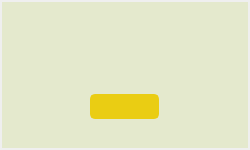
<?xml version="1.0" encoding="UTF-8"?>
<ui version="4.0">
 <class>Error</class>
 <widget class="QDialog" name="Error">
  <property name="geometry">
   <rect>
    <x>0</x>
    <y>0</y>
    <width>250</width>
    <height>150</height>
   </rect>
  </property>
  <property name="minimumSize">
   <size>
    <width>250</width>
    <height>150</height>
   </size>
  </property>
  <property name="maximumSize">
   <size>
    <width>250</width>
    <height>150</height>
   </size>
  </property>
  <property name="windowTitle">
   <string>Dialog</string>
  </property>
  <layout class="QHBoxLayout" name="horizontalLayout">
   <property name="spacing">
    <number>0</number>
   </property>
   <property name="leftMargin">
    <number>0</number>
   </property>
   <property name="topMargin">
    <number>0</number>
   </property>
   <property name="rightMargin">
    <number>0</number>
   </property>
   <property name="bottomMargin">
    <number>0</number>
   </property>
   <item>
    <widget class="QFrame" name="frame">
     <property name="styleSheet">
      <string notr="true">background:qradialgradient(cx:0, cy:0, radius:1, fx:0,fy:0,
                  stop:0 #22a241, stop:1 #eacd13);</string>
     </property>
     <property name="frameShape">
      <enum>QFrame::NoFrame</enum>
     </property>
     <property name="frameShadow">
      <enum>QFrame::Plain</enum>
     </property>
     <layout class="QVBoxLayout" name="verticalLayout">
      <property name="spacing">
       <number>0</number>
      </property>
      <property name="leftMargin">
       <number>2</number>
      </property>
      <property name="topMargin">
       <number>2</number>
      </property>
      <property name="rightMargin">
       <number>2</number>
      </property>
      <property name="bottomMargin">
       <number>2</number>
      </property>
      <item>
       <widget class="QFrame" name="frame_top">
        <property name="minimumSize">
         <size>
          <width>0</width>
          <height>55</height>
         </size>
        </property>
        <property name="maximumSize">
         <size>
          <width>16777215</width>
          <height>55</height>
         </size>
        </property>
        <property name="styleSheet">
         <string notr="true">background:#e4e9cd;</string>
        </property>
        <property name="frameShape">
         <enum>QFrame::NoFrame</enum>
        </property>
        <property name="frameShadow">
         <enum>QFrame::Plain</enum>
        </property>
        <layout class="QHBoxLayout" name="horizontalLayout_2">
         <property name="spacing">
          <number>5</number>
         </property>
         <property name="leftMargin">
          <number>15</number>
         </property>
         <property name="topMargin">
          <number>5</number>
         </property>
         <property name="rightMargin">
          <number>0</number>
         </property>
         <property name="bottomMargin">
          <number>0</number>
         </property>
         <item>
          <widget class="QLabel" name="lab_icon">
           <property name="minimumSize">
            <size>
             <width>35</width>
             <height>35</height>
            </size>
           </property>
           <property name="maximumSize">
            <size>
             <width>35</width>
             <height>35</height>
            </size>
           </property>
           <property name="text">
            <string/>
           </property>
          </widget>
         </item>
         <item>
          <widget class="QLabel" name="lab_heading">
           <property name="font">
            <font>
             <family>Segoe UI</family>
             <pointsize>12</pointsize>
            </font>
           </property>
           <property name="styleSheet">
            <string notr="true">color:#04130a;</string>
           </property>
           <property name="text">
            <string/>
           </property>
           <property name="wordWrap">
            <bool>true</bool>
           </property>
          </widget>
         </item>
        </layout>
       </widget>
      </item>
      <item>
       <widget class="QFrame" name="frame_bottom">
        <property name="styleSheet">
         <string notr="true">background:#e4e9cd;</string>
        </property>
        <property name="frameShape">
         <enum>QFrame::NoFrame</enum>
        </property>
        <property name="frameShadow">
         <enum>QFrame::Plain</enum>
        </property>
        <layout class="QGridLayout" name="gridLayout">
         <property name="bottomMargin">
          <number>0</number>
         </property>
         <item row="0" column="0">
          <widget class="QPushButton" name="bn_ok">
           <property name="minimumSize">
            <size>
             <width>69</width>
             <height>25</height>
            </size>
           </property>
           <property name="maximumSize">
            <size>
             <width>69</width>
             <height>25</height>
            </size>
           </property>
           <property name="styleSheet">
            <string notr="true">QPushButton {
	border: 2px solid #eacd13;
	border-radius: 5px;	
	color:#04130a;
	background-color: #eacd13;
}
QPushButton:hover {
	border: 2px solid #f6e56a;
	background-color: #f6e56a;
}
QPushButton:pressed {	
	border: 2px solid #fbd411;
	background-color: #fbd411;
}
</string>
           </property>
           <property name="text">
            <string/>
           </property>
          </widget>
         </item>
        </layout>
       </widget>
      </item>
     </layout>
    </widget>
   </item>
  </layout>
 </widget>
 <resources/>
 <connections/>
</ui>
